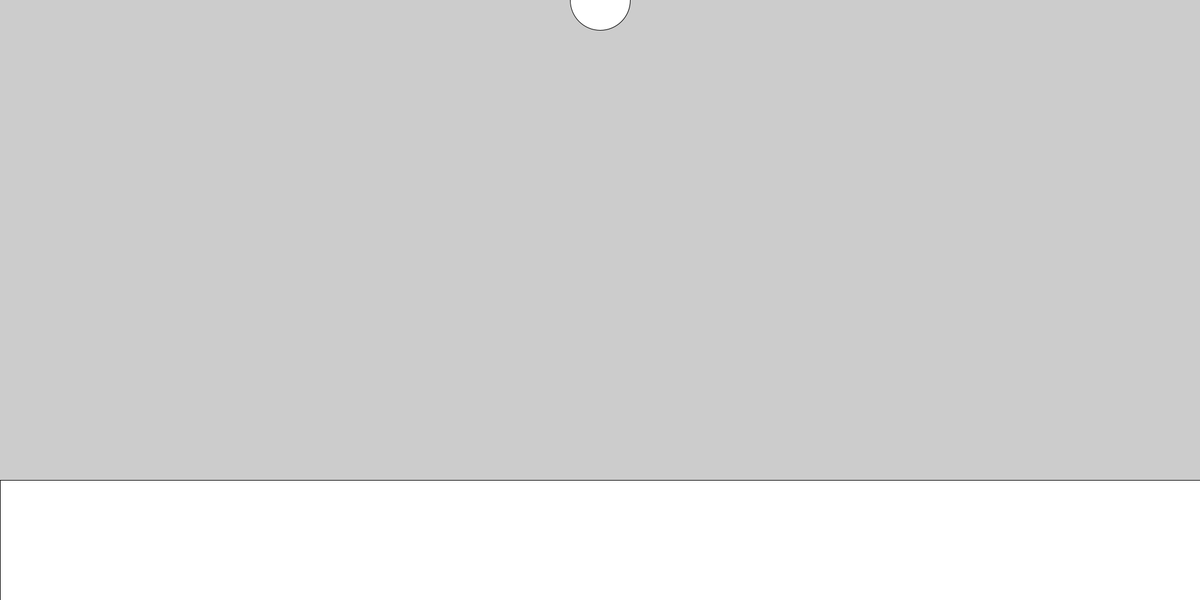
Frame 1 (no input)
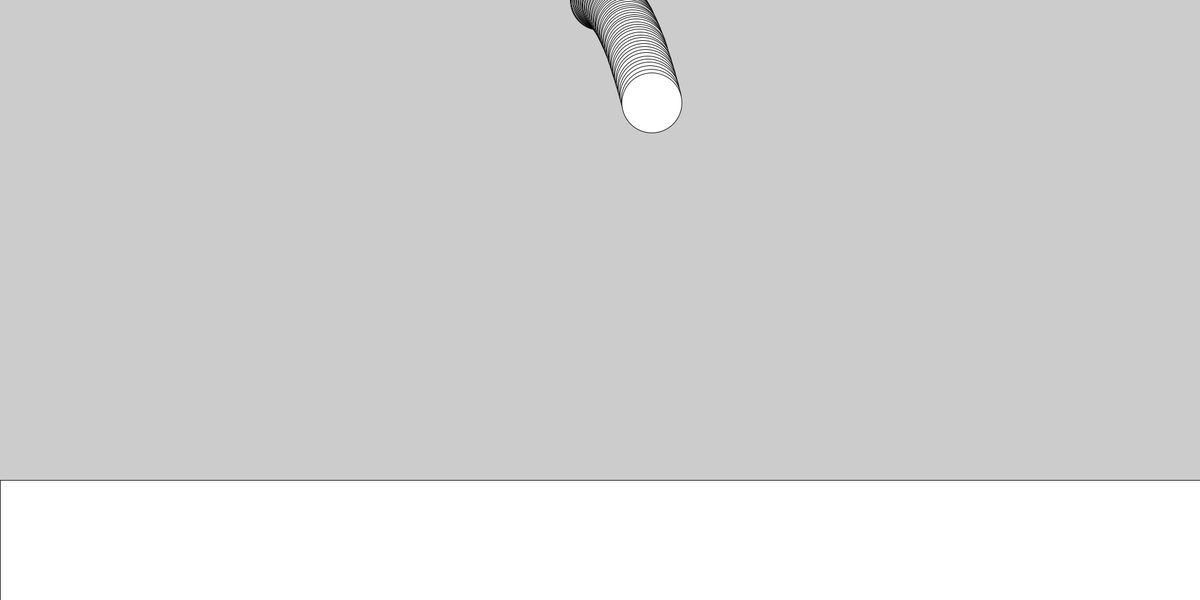
Frame 60 (the mouse pressed at the canvas centre just before this capture)
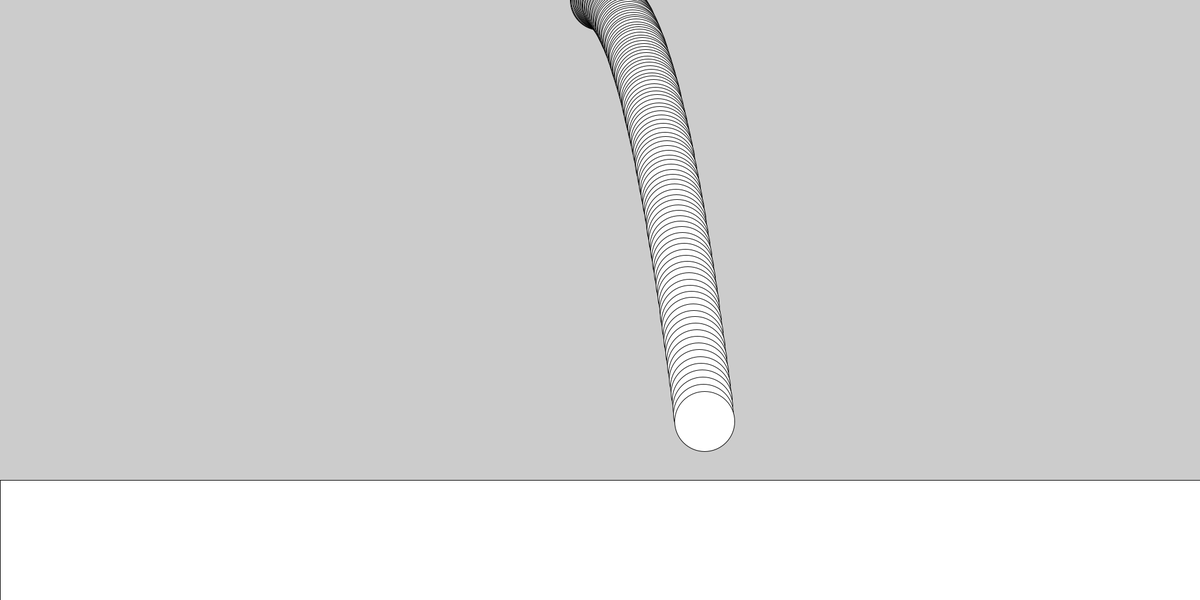
Frame 120 (the mouse held since frame 60 and released just before this capture)

The Processing sketch that drew these frames (run headless with seeded random() and noise(); from frame 60 on, the mouse is pressed at the canvas centre):

// Processing sketch: Vector_Opgaver_Fil
// ── Vector_Opgaver_Fil.pde
PVector location = new PVector(1000, 0);
PVector velocity = new PVector();
PVector gravity = new PVector(0, 0.1);
PVector wind = new PVector (random(-5, 5), 0);

void setup() {
  size(2000, 1000);
}

void draw() {
  clear();
  rect(0, 800, 2000, 1000);
  ellipse(location.x, location.y, 100, 100);

  location.add(velocity);
  velocity.add(gravity);
  location.add(wind);
  if (location.y > 750) {
    velocity.mult(-0.75);
  }
}
